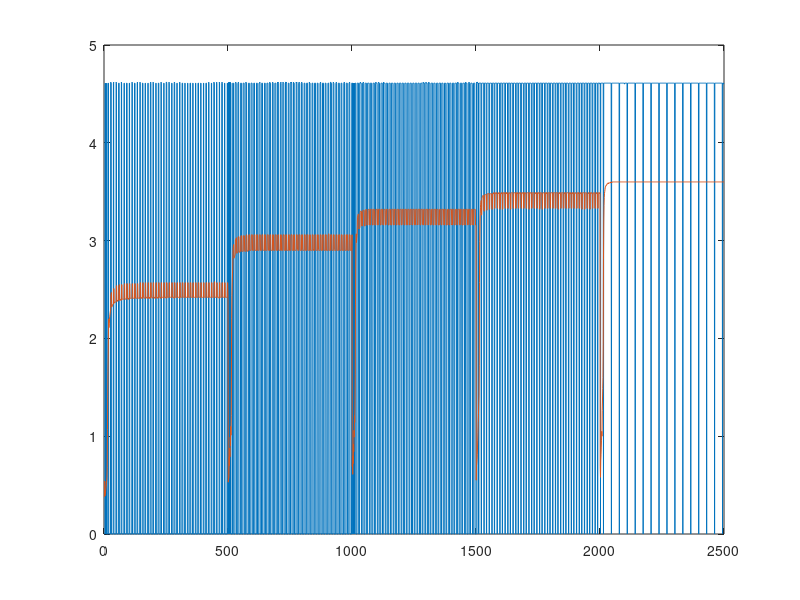

This chart was generated by the following MATLAB code:
v_in = [0.00
0.00
0.00
0.00
4.61
0.00
4.61
0.00
0.00
0.00
4.61
0.00
0.00
0.00
0.00
0.00
4.61
4.61
0.00
0.00
0.00
0.00
0.00
0.00
0.00
0.00
4.62
4.61
4.61
0.00
0.00
0.00
0.00
0.00
0.00
0.00
0.00
4.61
4.62
0.00
0.00
0.00
0.00
0.00
0.00
0.00
0.00
0.00
4.62
4.61
0.00
0.00
0.00
0.00
0.00
0.00
0.00
0.00
4.61
4.61
4.61
0.00
0.00
0.00
0.00
0.00
0.00
0.00
0.00
4.62
4.61
0.00
0.00
0.00
0.00
0.00
0.00
0.00
0.00
0.00
4.61
4.61
0.00
0.00
0.00
0.00
0.00
0.00
0.00
0.00
4.61
4.61
4.61
0.00
0.00
0.00
0.00
0.00
0.00
0.00
0.00
4.61
4.61
0.00
0.00
0.00
0.00
0.00
0.00
0.00
0.00
0.00
4.62
4.61
0.00
0.00
0.00
0.00
0.00
0.00
0.00
0.00
4.61
4.61
4.61
0.00
0.00
0.00
0.00
0.00
0.00
0.00
0.00
4.61
4.62
0.00
0.00
0.00
0.00
0.00
0.00
0.00
0.00
0.00
4.62
4.61
0.00
0.00
0.00
0.00
0.00
0.00
0.00
0.00
4.61
4.61
4.61
0.00
0.00
0.00
0.00
0.00
0.00
0.00
0.00
4.61
4.61
0.00
0.00
0.00
0.00
0.00
0.00
0.00
0.00
0.00
4.61
4.61
0.00
0.00
0.00
0.00
0.00
0.00
0.00
0.00
4.61
4.62
4.61
0.00
0.00
0.00
0.00
0.00
0.00
0.00
0.00
4.62
4.61
0.00
0.00
0.00
0.00
0.00
0.00
0.00
0.00
0.00
4.61
4.61
0.00
0.00
0.00
0.00
0.00
0.00
0.00
0.00
4.61
4.61
4.61
0.00
0.00
0.00
0.00
0.00
0.00
0.00
0.00
4.62
4.61
0.00
0.00
0.00
0.00
0.00
0.00
0.00
0.00
0.00
4.61
4.61
0.00
0.00
0.00
0.00
0.00
0.00
0.00
0.00
4.62
4.62
4.61
0.00
0.00
0.00
0.00
0.00
0.00
0.00
0.00
4.62
4.61
0.00
0.00
0.00
0.00
0.00
0.00
0.00
0.00
0.00
4.61
4.61
0.00
0.00
0.00
0.00
0.00
0.00
0.00
0.00
4.61
4.62
4.61
0.00
0.00
0.00
0.00
0.00
0.00
0.00
0.00
4.61
4.61
0.00
0.00
0.00
0.00
0.00
0.00
0.00
0.00
0.00
4.62
4.61
0.00
0.00
0.00
0.00
0.00
0.00
0.00
0.00
4.61
4.61
4.61
0.00
0.00
0.00
0.00
0.00
0.00
0.00
0.00
4.61
4.61
0.00
0.00
0.00
0.00
0.00
0.00
0.00
0.00
0.00
4.61
4.61
0.00
0.00
0.00
0.00
0.00
0.00
0.00
0.00
4.61
4.61
4.61
0.00
0.00
0.00
0.00
0.00
0.00
0.00
0.00
4.61
4.61
0.00
0.00
0.00
0.00
0.00
0.00
0.00
0.00
0.00
4.61
4.61
0.00
0.00
0.00
0.00
0.00
0.00
0.00
0.00
4.61
4.61
4.61
0.00
0.00
0.00
0.00
0.00
0.00
0.00
0.00
4.61
4.61
0.00
0.00
0.00
0.00
0.00
0.00
0.00
0.00
0.00
4.61
4.61
0.00
0.00
0.00
0.00
0.00
0.00
0.00
0.00
4.61
4.61
4.61
0.00
0.00
0.00
0.00
0.00
0.00
0.00
0.00
4.62
4.61
0.00
0.00
0.00
0.00
0.00
0.00
0.00
0.00
0.00
4.61
4.61
0.00
0.00
0.00
0.00
0.00
0.00
0.00
0.00
4.62
4.61
4.61
0.00
0.00
0.00
0.00
0.00
0.00
0.00
0.00
4.62
4.61
0.00
0.00
0.00
0.00
0.00
0.00
0.00
0.00
0.00
4.62
4.61
0.00
0.00
0.00
0.00
0.00
0.00
0.00
0.00
4.61
4.62
4.61
0.00
0.00
0.00
0.00
0.00
0.00
0.00
0.00
4.61
4.61
0.00
0.00
0.00
0.00
0.00
0.00
0.00
0.00
0.00
4.61
4.61
0.00
0.00
4.61
0.00
4.62
0.00
4.62
0.00
4.62
0.00
4.62
0.00
4.61
0.00
0.00
0.00
0.00
0.00
0.00
0.00
4.61
4.61
4.61
4.61
0.00
0.00
0.00
0.00
0.00
0.00
4.61
4.61
4.62
4.61
4.61
0.00
0.00
0.00
0.00
0.00
0.00
4.61
4.61
4.62
4.61
0.00
0.00
0.00
0.00
0.00
0.00
0.00
4.61
4.61
4.61
4.61
0.00
0.00
0.00
0.00
0.00
0.00
4.61
4.61
4.61
4.61
4.61
0.00
0.00
0.00
0.00
0.00
0.00
4.62
4.61
4.61
4.61
0.00
0.00
0.00
0.00
0.00
0.00
0.00
4.61
4.61
4.61
4.61
0.00
0.00
0.00
0.00
0.00
0.00
4.61
4.61
4.61
4.61
4.61
0.00
0.00
0.00
0.00
0.00
0.00
4.61
4.61
4.61
4.61
0.00
0.00
0.00
0.00
0.00
0.00
0.00
4.61
4.61
4.61
4.61
0.00
0.00
0.00
0.00
0.00
0.00
4.61
4.61
4.61
4.62
4.61
0.00
0.00
0.00
0.00
0.00
0.00
4.61
4.61
4.61
4.61
0.00
0.00
0.00
0.00
0.00
0.00
0.00
4.61
4.61
4.61
4.61
0.00
0.00
0.00
0.00
0.00
0.00
4.61
4.61
4.61
4.61
4.61
0.00
0.00
0.00
0.00
0.00
0.00
4.62
4.61
4.61
4.61
0.00
0.00
0.00
0.00
0.00
0.00
0.00
4.61
4.62
4.61
4.61
0.00
0.00
0.00
0.00
0.00
0.00
4.61
4.61
4.61
4.61
4.61
0.00
0.00
0.00
0.00
0.00
0.00
4.62
4.61
4.62
4.61
0.00
0.00
0.00
0.00
0.00
0.00
0.00
4.61
4.61
4.62
4.61
0.00
0.00
0.00
0.00
0.00
0.00
4.61
4.62
4.61
4.61
4.61
0.00
0.00
0.00
0.00
0.00
0.00
4.62
4.62
4.61
4.62
0.00
0.00
0.00
0.00
0.00
0.00
0.00
4.61
4.61
4.61
4.61
0.00
0.00
0.00
0.00
0.00
0.00
4.62
4.61
4.61
4.62
4.61
0.00
0.00
0.00
0.00
0.00
0.00
4.62
4.61
4.61
4.61
0.00
0.00
0.00
0.00
0.00
0.00
0.00
4.62
4.61
4.62
4.61
0.00
0.00
0.00
0.00
0.00
0.00
4.61
4.61
4.62
4.61
4.61
0.00
0.00
0.00
0.00
0.00
0.00
4.61
4.62
4.61
4.61
0.00
0.00
0.00
0.00
0.00
0.00
0.00
4.61
4.61
4.61
4.61
0.00
0.00
0.00
0.00
0.00
0.00
4.61
4.61
4.61
4.61
4.61
0.00
0.00
0.00
0.00
0.00
0.00
4.62
4.61
4.61
4.61
0.00
0.00
0.00
0.00
0.00
0.00
0.00
4.61
4.61
4.61
4.61
0.00
0.00
0.00
0.00
0.00
0.00
4.61
4.61
4.61
4.61
4.61
0.00
0.00
0.00
0.00
0.00
0.00
4.61
4.61
4.61
4.61
0.00
0.00
0.00
0.00
0.00
0.00
0.00
4.61
4.61
4.62
4.61
0.00
0.00
0.00
0.00
0.00
0.00
4.61
4.61
4.61
4.61
4.61
0.00
0.00
0.00
0.00
0.00
0.00
4.61
4.61
4.61
4.61
0.00
0.00
0.00
0.00
0.00
0.00
0.00
4.61
4.61
4.61
4.61
0.00
0.00
0.00
0.00
0.00
0.00
4.62
4.62
4.61
4.61
4.61
0.00
0.00
0.00
0.00
0.00
0.00
4.61
4.62
4.61
4.61
0.00
0.00
0.00
0.00
0.00
0.00
0.00
4.61
4.61
4.62
4.61
0.00
0.00
0.00
0.00
0.00
0.00
4.61
4.61
4.61
4.61
4.61
0.00
0.00
0.00
0.00
0.00
0.00
4.61
4.61
4.61
4.61
0.00
0.00
0.00
0.00
0.00
0.00
0.00
4.61
4.61
4.62
4.61
0.00
0.00
0.00
0.00
0.00
0.00
4.61
4.61
4.61
4.61
4.61
0.00
0.00
0.00
0.00
0.00
0.00
4.61
4.61
4.62
4.61
0.00
0.00
0.00
0.00
0.00
0.00
0.00
4.61
4.61
4.61
4.61
0.00
4.61
0.00
4.61
0.00
4.61
0.00
4.61
0.00
4.61
4.61
4.61
4.61
0.00
0.00
0.00
0.00
0.00
4.61
4.61
4.61
4.61
4.61
4.61
0.00
0.00
0.00
0.00
4.61
4.61
4.61
4.62
4.61
4.61
4.61
0.00
0.00
0.00
0.00
4.61
4.61
4.61
4.61
4.62
4.61
0.00
0.00
0.00
0.00
0.00
4.61
4.61
4.61
4.61
4.61
4.61
0.00
0.00
0.00
0.00
4.61
4.61
4.61
4.61
4.61
4.61
4.61
0.00
0.00
0.00
0.00
4.61
4.61
4.61
4.61
4.61
4.61
0.00
0.00
0.00
0.00
0.00
4.61
4.61
4.61
4.61
4.61
4.61
0.00
0.00
0.00
0.00
4.61
4.62
4.61
4.61
4.61
4.61
4.60
0.00
0.00
0.00
0.00
4.61
4.62
4.61
4.61
4.61
4.61
0.00
0.00
0.00
0.00
0.00
4.61
4.61
4.61
4.61
4.61
4.61
0.00
0.00
0.00
0.00
4.62
4.61
4.61
4.61
4.61
4.61
4.61
0.00
0.00
0.00
0.00
4.61
4.61
4.61
4.61
4.61
4.61
0.00
0.00
0.00
0.00
0.00
4.61
4.61
4.61
4.61
4.61
4.61
0.00
0.00
0.00
0.00
4.61
4.61
4.61
4.61
4.61
4.61
4.60
0.00
0.00
0.00
0.00
4.61
4.61
4.61
4.61
4.61
4.61
0.00
0.00
0.00
0.00
0.00
4.61
4.61
4.61
4.61
4.61
4.61
0.00
0.00
0.00
0.00
4.61
4.61
4.61
4.61
4.61
4.61
4.61
0.00
0.00
0.00
0.00
4.61
4.61
4.61
4.61
4.61
4.61
0.00
0.00
0.00
0.00
0.00
4.61
4.61
4.61
4.61
4.61
4.61
0.00
0.00
0.00
0.00
4.61
4.61
4.61
4.61
4.61
4.61
4.61
0.00
0.00
0.00
0.00
4.61
4.61
4.61
4.61
4.61
4.61
0.00
0.00
0.00
0.00
0.00
4.61
4.61
4.61
4.61
4.61
4.61
0.00
0.00
0.00
0.00
4.61
4.61
4.61
4.61
4.61
4.61
4.61
0.00
0.00
0.00
0.00
4.61
4.61
4.61
4.61
4.61
4.61
0.00
0.00
0.00
0.00
0.00
4.61
4.61
4.61
4.61
4.61
4.61
0.00
0.00
0.00
0.00
4.62
4.61
4.61
4.61
4.61
4.61
4.61
0.00
0.00
0.00
0.00
4.62
4.61
4.61
4.61
4.61
4.61
0.00
0.00
0.00
0.00
0.00
4.62
4.61
4.61
4.61
4.61
4.61
0.00
0.00
0.00
0.00
4.61
4.61
4.61
4.61
4.61
4.61
4.61
0.00
0.00
0.00
0.00
4.61
4.61
4.61
4.61
4.61
4.61
0.00
0.00
0.00
0.00
0.00
4.61
4.61
4.61
4.61
4.61
4.61
0.00
0.00
0.00
0.00
4.61
4.61
4.61
4.61
4.61
4.61
4.61
0.00
0.00
0.00
0.00
4.61
4.61
4.61
4.61
4.61
4.61
0.00
0.00
0.00
0.00
0.00
4.61
4.61
4.61
4.61
4.61
4.60
0.00
0.00
0.00
0.00
4.61
4.61
4.61
4.61
4.61
4.61
4.61
0.00
0.00
0.00
0.00
4.61
4.61
4.61
4.61
4.61
4.61
0.00
0.00
0.00
0.00
0.00
4.61
4.61
4.61
4.61
4.61
4.61
0.00
0.00
0.00
0.00
4.61
4.61
4.61
4.61
4.61
4.61
4.61
0.00
0.00
0.00
0.00
4.62
4.61
4.61
4.61
4.61
4.61
0.00
0.00
0.00
0.00
0.00
4.61
4.61
4.61
4.61
4.61
4.61
0.00
0.00
0.00
0.00
4.61
4.61
4.61
4.61
4.61
4.61
4.61
0.00
0.00
0.00
0.00
4.62
4.61
4.61
4.61
4.61
4.61
0.00
0.00
0.00
0.00
0.00
4.61
4.61
4.61
4.62
4.61
4.61
0.00
0.00
0.00
0.00
4.61
4.61
4.61
4.61
4.61
4.61
4.60
0.00
0.00
0.00
0.00
4.61
4.61
4.61
4.61
4.61
4.61
0.00
0.00
0.00
0.00
0.00
0.00
4.61
4.62
4.61
4.62
4.62
4.61
4.61
0.00
4.61
0.00
4.61
4.61
4.61
4.61
4.61
4.61
4.61
4.61
4.61
0.00
0.00
4.61
4.61
4.61
4.61
4.61
4.61
4.61
4.61
4.61
0.00
0.00
4.61
4.61
4.61
4.61
4.61
4.61
4.61
4.61
0.00
0.00
4.61
4.61
4.61
4.61
4.61
4.61
4.61
4.61
4.60
0.00
0.00
4.61
4.61
4.61
4.61
4.61
4.61
4.61
4.61
4.60
0.00
0.00
4.61
4.61
4.61
4.61
4.61
4.61
4.61
4.61
0.00
0.00
4.61
4.61
4.61
4.61
4.61
4.61
4.61
4.61
4.61
0.00
0.00
4.61
4.61
4.61
4.61
4.61
4.61
4.61
4.61
4.60
0.00
0.00
4.61
4.61
4.61
4.61
4.61
4.61
4.61
4.61
0.00
0.00
4.61
4.61
4.61
4.61
4.61
4.61
4.61
4.61
4.61
0.00
0.00
4.61
4.61
4.61
4.61
4.61
4.61
4.61
4.61
4.61
0.00
0.00
4.61
4.61
4.61
4.61
4.61
4.61
4.61
4.61
0.00
0.00
4.61
4.61
4.61
4.61
4.61
4.61
4.61
4.61
4.60
0.00
0.00
4.61
4.61
4.61
4.61
4.61
4.61
4.61
4.61
4.60
0.00
0.00
4.61
4.61
4.61
4.61
4.61
4.61
4.61
4.61
0.00
0.00
4.61
4.61
4.61
4.61
4.61
4.61
4.61
4.61
4.60
0.00
0.00
4.61
4.61
4.61
4.61
4.61
4.61
4.61
4.61
4.60
0.00
0.00
4.61
4.61
4.61
4.61
4.61
4.61
4.61
4.61
0.00
0.00
4.61
4.61
4.61
4.61
4.61
4.61
4.61
4.61
4.61
0.00
0.00
4.61
4.61
4.61
4.61
4.61
4.61
4.61
4.61
4.60
0.00
0.00
4.61
4.61
4.61
4.61
4.61
4.61
4.61
4.61
0.00
0.00
4.61
4.61
4.61
4.61
4.61
4.61
4.61
4.61
4.61
0.00
0.00
4.61
4.61
4.61
4.61
4.61
4.61
4.61
4.61
4.61
0.00
0.00
4.61
4.61
4.61
4.61
4.61
4.61
4.61
4.61
0.00
0.00
4.61
4.61
4.61
4.61
4.61
4.61
4.61
4.61
4.61
0.00
0.00
4.61
4.61
4.61
4.61
4.61
4.61
4.61
4.61
4.61
0.00
0.00
4.61
4.61
4.61
4.61
4.61
4.61
4.61
4.61
0.00
0.00
4.61
4.61
4.61
4.61
4.61
4.61
4.61
4.61
4.60
0.00
0.00
4.61
4.61
4.61
4.61
4.61
4.61
4.61
4.61
4.61
0.00
0.00
4.61
4.61
4.61
4.61
4.61
4.61
4.61
4.61
0.00
0.00
4.61
4.61
4.61
4.61
4.61
4.61
4.61
4.61
4.61
0.00
0.00
4.61
4.61
4.61
4.61
4.61
4.61
4.61
4.61
4.61
0.00
0.00
4.61
4.61
4.61
4.61
4.61
4.61
4.61
4.61
0.00
0.00
4.61
4.61
4.61
4.61
4.61
4.61
4.61
4.61
4.60
0.00
0.00
4.61
4.61
4.61
4.61
4.61
4.61
4.61
4.61
4.60
0.00
0.00
4.61
4.61
4.61
4.61
4.61
4.61
4.61
4.61
0.00
0.00
4.61
4.61
4.61
4.61
4.61
4.61
4.61
4.61
4.60
0.00
0.00
4.61
4.61
4.61
4.61
4.61
4.61
4.61
4.61
4.61
0.00
0.00
4.61
4.61
4.61
4.61
4.61
4.61
4.61
4.61
0.00
0.00
4.61
4.61
4.61
4.61
4.61
4.61
4.61
4.61
4.61
0.00
0.00
4.61
4.61
4.61
4.61
4.61
4.61
4.61
4.61
4.61
0.00
0.00
4.61
4.61
4.61
4.61
4.61
4.61
4.61
4.61
0.00
0.00
4.61
4.61
4.61
4.61
4.61
4.61
4.61
4.61
4.61
0.00
0.00
4.61
4.61
4.61
4.61
4.61
4.61
4.61
4.61
4.60
0.00
0.00
4.61
4.61
4.61
4.61
4.61
4.61
4.61
4.61
0.00
0.00
4.61
4.61
4.61
4.61
4.61
4.61
4.61
4.61
4.60
4.61
0.00
4.61
4.61
4.61
4.61
4.61
4.61
4.61
4.61
4.61
4.61
4.61
0.00
4.61
4.61
4.61
4.61
4.61
4.61
4.61
4.61
4.61
4.61
4.61
4.61
4.61
4.61
4.61
4.61
4.61
4.61
4.61
4.61
4.61
4.61
4.61
4.61
4.61
4.61
4.61
4.61
4.61
4.61
4.61
0.00
4.61
4.61
4.61
4.61
4.61
4.61
4.61
4.61
4.61
4.61
4.61
4.61
4.61
4.61
4.61
4.61
4.61
4.61
4.61
4.61
4.61
4.61
4.61
4.61
4.61
4.61
4.61
4.61
4.61
4.61
4.61
0.00
4.61
4.61
4.61
4.61
4.61
4.61
4.61
4.61
4.61
4.61
4.61
4.61
4.61
4.61
4.61
4.61
4.61
4.61
4.61
4.61
4.60
4.61
4.61
4.61
4.61
4.61
4.61
4.61
4.61
4.61
4.61
0.00
4.61
4.61
4.61
4.61
4.61
4.61
4.61
4.61
4.61
4.61
4.61
4.61
4.61
4.61
4.61
4.61
4.61
4.61
4.61
4.61
4.61
4.61
4.61
4.61
4.61
4.61
4.61
4.61
4.61
4.61
4.61
0.00
4.61
4.61
4.61
4.61
4.61
4.61
4.61
4.61
4.61
4.61
4.61
4.61
4.61
4.61
4.61
4.61
4.61
4.61
4.61
4.61
4.61
4.61
4.61
4.61
4.61
4.61
4.61
4.61
4.61
4.61
4.61
0.00
4.61
4.61
4.61
4.61
4.61
4.61
4.61
4.61
4.61
4.61
4.61
4.61
4.61
4.61
4.61
4.61
4.61
4.61
4.61
4.61
4.61
4.61
4.61
4.61
4.61
4.61
4.61
4.61
4.61
4.61
4.61
0.00
4.61
4.61
4.61
4.61
4.61
4.61
4.61
4.61
4.61
4.61
4.61
4.61
4.61
4.61
4.61
4.61
4.61
4.61
4.61
4.61
4.61
4.61
4.61
4.61
4.61
4.61
4.61
4.61
4.61
4.61
4.61
0.00
4.61
4.61
4.61
4.61
4.61
4.61
4.61
4.61
4.61
4.61
4.61
4.61
4.61
4.61
4.61
4.61
4.61
4.61
4.61
4.61
4.61
4.61
4.61
4.61
4.61
4.61
4.61
4.61
4.61
4.61
4.61
0.00
4.61
4.61
4.61
4.61
4.61
4.61
4.61
4.61
4.61
4.61
4.61
4.61
4.61
4.61
4.61
4.61
4.61
4.61
4.61
4.61
4.61
4.61
4.61
4.61
4.61
4.61
4.61
4.61
4.61
4.61
4.61
0.00
4.61
4.61
4.61
4.61
4.61
4.61
4.61
4.61
4.61
4.61
4.61
4.61
4.61
4.61
4.61
4.61
4.61
4.61
4.61
4.61
4.61
4.61
4.61
4.61
4.61
4.61
4.61
4.61
4.61
4.61
4.61
0.00
4.61
4.61
4.61
4.61
4.61
4.61
4.61
4.61
4.61
4.61
4.61
4.61
4.61
4.61
4.61
4.61
4.61
4.61
4.61
4.61
4.61
4.61
4.61
4.61
4.61
4.61
4.61
4.61
4.61
4.61
4.61
0.00
4.61
4.61
4.61
4.61
4.61
4.61
4.61
4.61
4.61
4.61
4.61
4.61
4.61
4.61
4.61
4.61
4.61
4.61
4.61
4.61
4.61
4.61
4.61
4.61
4.61
4.61
4.61
4.61
4.61
4.61
4.61
0.00
4.61
4.61
4.61
4.61
4.61
4.61
4.61
4.61
4.61
4.61
4.61
4.61
4.61
4.61
4.61
4.61
4.61
4.61
4.61
4.61
4.61
4.61
4.61
4.61
4.61
4.61
4.61
4.61
4.61
4.61
4.61
0.00
4.61
4.61
4.61
4.61
4.61
4.61
4.61
4.61
4.61
4.61
4.61
4.61
4.61
4.61
4.61
4.61
4.61
4.61
4.61
4.61
4.61
4.61
4.61
4.61
4.61
4.61
4.61
4.61
4.61
4.61
4.61
0.00
4.61
4.61
4.61
4.61
4.61
4.61
4.61
4.61
4.61
4.61
4.61
4.61
4.61
4.61
4.61
4.61
4.61
4.61
4.61
4.61
4.61
4.61
4.61
4.61
4.61
4.61
4.61
4.61
4.61
4.61
4.61
0.00
4.61
4.61
4.61
4.60
4.61
4.61
];


v =[0.38
0.38
0.54
0.39
0.41
0.42
0.45
0.47
0.49
0.52
0.55
0.58
0.68
1.07
1.41
1.66
1.83
2.11
2.20
2.11
2.15
2.19
2.22
2.24
2.26
2.28
2.29
2.45
2.46
2.47
2.32
2.33
2.33
2.34
2.34
2.35
2.35
2.35
2.51
2.51
2.36
2.37
2.37
2.37
2.37
2.37
2.37
2.37
2.38
2.53
2.54
2.38
2.38
2.39
2.38
2.39
2.39
2.39
2.39
2.54
2.54
2.55
2.39
2.40
2.39
2.39
2.40
2.40
2.39
2.39
2.55
2.55
2.40
2.40
2.40
2.40
2.40
2.40
2.40
2.40
2.40
2.55
2.56
2.41
2.40
2.40
2.40
2.40
2.40
2.41
2.41
2.56
2.56
2.56
2.41
2.40
2.41
2.40
2.41
2.41
2.40
2.41
2.56
2.56
2.41
2.41
2.41
2.41
2.41
2.41
2.41
2.41
2.41
2.56
2.56
2.41
2.41
2.41
2.41
2.41
2.41
2.41
2.41
2.56
2.56
2.56
2.41
2.41
2.41
2.41
2.41
2.41
2.41
2.41
2.56
2.56
2.42
2.41
2.41
2.41
2.41
2.41
2.41
2.42
2.41
2.57
2.57
2.42
2.41
2.41
2.41
2.41
2.42
2.41
2.41
2.56
2.57
2.57
2.42
2.42
2.42
2.41
2.41
2.41
2.41
2.41
2.56
2.57
2.42
2.42
2.42
2.42
2.41
2.42
2.41
2.41
2.41
2.57
2.57
2.42
2.41
2.42
2.41
2.42
2.41
2.42
2.41
2.56
2.57
2.57
2.42
2.42
2.42
2.42
2.42
2.41
2.41
2.42
2.57
2.57
2.42
2.42
2.42
2.41
2.42
2.42
2.42
2.41
2.41
2.57
2.57
2.42
2.42
2.42
2.41
2.42
2.42
2.42
2.41
2.56
2.57
2.57
2.42
2.42
2.42
2.42
2.42
2.41
2.42
2.41
2.57
2.57
2.42
2.42
2.42
2.42
2.42
2.42
2.42
2.41
2.42
2.57
2.57
2.42
2.42
2.42
2.42
2.42
2.42
2.42
2.41
2.57
2.57
2.57
2.42
2.42
2.42
2.42
2.42
2.42
2.42
2.42
2.57
2.57
2.42
2.42
2.42
2.42
2.42
2.42
2.42
2.42
2.42
2.57
2.57
2.42
2.42
2.42
2.42
2.42
2.42
2.42
2.41
2.57
2.57
2.57
2.42
2.42
2.42
2.42
2.42
2.42
2.42
2.42
2.57
2.57
2.42
2.42
2.42
2.42
2.42
2.42
2.42
2.42
2.41
2.57
2.57
2.42
2.42
2.42
2.42
2.42
2.42
2.42
2.42
2.57
2.57
2.57
2.42
2.42
2.42
2.42
2.42
2.42
2.42
2.42
2.57
2.57
2.42
2.42
2.42
2.42
2.42
2.42
2.42
2.42
2.42
2.57
2.57
2.42
2.42
2.42
2.42
2.42
2.42
2.42
2.42
2.57
2.57
2.57
2.42
2.42
2.42
2.42
2.42
2.42
2.42
2.42
2.57
2.57
2.42
2.42
2.42
2.42
2.42
2.42
2.42
2.42
2.42
2.57
2.57
2.42
2.42
2.42
2.42
2.42
2.42
2.42
2.42
2.57
2.57
2.57
2.42
2.42
2.42
2.42
2.42
2.42
2.42
2.42
2.57
2.57
2.42
2.42
2.42
2.42
2.42
2.42
2.42
2.42
2.42
2.57
2.57
2.42
2.42
2.42
2.42
2.42
2.42
2.42
2.42
2.57
2.57
2.57
2.42
2.42
2.42
2.42
2.42
2.42
2.42
2.42
2.57
2.57
2.42
2.42
2.42
2.42
2.42
2.42
2.42
2.42
2.42
2.57
2.57
2.42
2.42
2.42
2.42
2.42
2.42
2.42
2.42
2.57
2.57
2.58
2.42
2.42
2.42
2.42
2.42
2.42
2.42
2.42
2.57
2.57
2.42
2.42
2.42
2.42
2.42
2.42
2.42
2.42
2.41
2.57
2.57
2.42
2.42
2.42
2.42
2.42
2.42
2.42
2.42
2.57
2.57
2.57
2.42
2.42
2.42
2.42
2.42
2.42
2.42
2.42
2.57
2.57
2.42
2.42
2.42
2.42
2.42
2.42
2.42
2.42
2.42
2.57
2.57
2.42
0.53
0.56
0.57
0.61
0.79
0.70
0.88
0.79
0.99
0.90
1.10
1.01
1.21
1.81
2.20
2.44
2.57
2.66
2.71
2.90
2.93
2.95
2.96
2.82
2.83
2.84
2.84
2.85
2.86
3.01
3.01
3.02
3.02
3.03
2.88
2.87
2.88
2.88
2.88
2.88
3.04
3.04
3.04
3.04
2.89
2.88
2.88
2.89
2.89
2.89
2.89
3.05
3.05
3.05
3.05
2.89
2.89
2.89
2.89
2.89
2.89
3.05
3.05
3.05
3.05
3.05
2.90
2.89
2.89
2.89
2.89
2.89
3.05
3.06
3.06
3.05
2.90
2.89
2.89
2.90
2.90
2.90
2.90
3.06
3.06
3.06
3.06
2.90
2.90
2.90
2.90
2.90
2.90
3.05
3.06
3.06
3.06
3.06
2.90
2.90
2.90
2.90
2.90
2.90
3.06
3.06
3.06
3.06
2.90
2.90
2.90
2.90
2.90
2.90
2.90
3.06
3.06
3.06
3.06
2.90
2.90
2.90
2.90
2.90
2.90
3.05
3.06
3.06
3.06
3.06
2.90
2.90
2.90
2.90
2.90
2.90
3.06
3.06
3.06
3.06
2.91
2.90
2.90
2.90
2.90
2.90
2.90
3.06
3.06
3.06
3.06
2.90
2.90
2.90
2.90
2.90
2.90
3.05
3.06
3.06
3.06
3.06
2.90
2.90
2.90
2.90
2.90
2.90
3.06
3.06
3.06
3.06
2.90
2.90
2.90
2.90
2.90
2.90
2.90
3.06
3.06
3.06
3.06
2.90
2.90
2.90
2.90
2.90
2.90
3.05
3.06
3.06
3.06
3.06
2.90
2.90
2.90
2.90
2.90
2.90
3.06
3.06
3.06
3.06
2.91
2.90
2.90
2.90
2.90
2.90
2.90
3.06
3.06
3.06
3.06
2.90
2.90
2.90
2.90
2.90
2.90
3.05
3.06
3.06
3.06
3.06
2.90
2.90
2.90
2.90
2.90
2.90
3.06
3.06
3.06
3.06
2.90
2.90
2.90
2.90
2.90
2.90
2.90
3.06
3.06
3.06
3.06
2.90
2.90
2.90
2.90
2.90
2.90
3.06
3.06
3.06
3.06
3.06
2.90
2.90
2.90
2.90
2.90
2.90
3.06
3.06
3.06
3.06
2.90
2.90
2.90
2.90
2.90
2.90
2.91
3.06
3.06
3.06
3.06
2.91
2.90
2.90
2.90
2.90
2.90
3.06
3.06
3.06
3.06
3.06
2.90
2.90
2.90
2.90
2.90
2.90
3.06
3.06
3.06
3.06
2.91
2.90
2.90
2.90
2.90
2.90
2.90
3.06
3.06
3.06
3.06
2.90
2.90
2.90
2.90
2.90
2.90
3.06
3.06
3.06
3.06
3.06
2.90
2.90
2.90
2.90
2.90
2.90
3.06
3.06
3.06
3.06
2.90
2.90
2.90
2.90
2.90
2.90
2.90
3.06
3.06
3.06
3.06
2.90
2.91
2.90
2.90
2.90
2.90
3.05
3.06
3.06
3.06
3.06
2.90
2.90
2.90
2.90
2.90
2.90
3.06
3.06
3.06
3.06
2.91
2.90
2.90
2.90
2.90
2.90
2.90
3.06
3.06
3.06
3.06
2.90
2.90
2.90
2.90
2.90
2.90
3.06
3.06
3.06
3.06
3.06
2.90
2.90
2.90
2.90
2.90
2.90
3.06
3.06
3.06
3.06
2.90
2.90
2.90
2.90
2.90
2.90
2.90
3.06
3.06
3.07
3.06
2.90
2.90
2.90
2.90
2.90
2.90
3.06
3.06
3.06
3.06
3.06
2.90
2.90
2.90
2.90
2.90
2.90
3.06
3.06
3.06
3.06
2.91
2.90
2.90
2.90
2.90
2.90
2.90
3.06
3.06
3.06
3.06
2.90
2.90
2.90
2.90
2.90
2.90
3.06
3.06
3.06
3.06
3.06
2.90
2.90
2.90
2.90
2.90
2.90
3.06
3.06
3.06
3.06
2.90
2.90
2.90
2.90
2.90
2.90
2.90
3.06
3.06
3.06
3.06
2.90
2.90
2.90
2.90
2.90
2.90
3.06
3.06
3.06
3.06
3.06
2.90
2.90
2.90
2.90
2.90
2.90
3.06
3.06
3.06
3.06
2.90
2.90
2.90
2.90
2.90
2.90
2.90
3.06
0.69
0.72
0.61
0.80
0.72
0.92
0.84
1.06
0.99
1.21
1.14
1.37
1.63
2.35
2.76
2.97
3.07
2.98
3.02
3.05
3.07
3.24
3.25
3.26
3.27
3.27
3.27
3.12
3.13
3.13
3.13
3.14
3.29
3.30
3.30
3.30
3.30
3.30
3.15
3.15
3.15
3.15
3.30
3.31
3.31
3.31
3.31
3.31
3.31
3.15
3.15
3.15
3.15
3.31
3.31
3.31
3.32
3.31
3.31
3.16
3.16
3.16
3.16
3.16
3.31
3.32
3.32
3.32
3.32
3.31
3.16
3.16
3.16
3.16
3.32
3.32
3.32
3.32
3.32
3.32
3.32
3.16
3.16
3.16
3.16
3.32
3.32
3.32
3.32
3.32
3.31
3.16
3.16
3.16
3.16
3.16
3.32
3.32
3.32
3.32
3.32
3.32
3.16
3.16
3.16
3.16
3.32
3.32
3.32
3.32
3.32
3.32
3.32
3.16
3.16
3.16
3.16
3.32
3.32
3.32
3.32
3.32
3.32
3.17
3.16
3.16
3.16
3.17
3.32
3.32
3.32
3.32
3.32
3.31
3.16
3.16
3.16
3.17
3.32
3.32
3.32
3.32
3.32
3.32
3.31
3.16
3.16
3.16
3.16
3.32
3.32
3.32
3.32
3.32
3.32
3.16
3.16
3.16
3.16
3.16
3.32
3.32
3.32
3.32
3.32
3.32
3.17
3.16
3.16
3.16
3.32
3.32
3.32
3.32
3.32
3.32
3.32
3.16
3.16
3.16
3.16
3.32
3.32
3.32
3.32
3.32
3.32
3.17
3.16
3.16
3.16
3.16
3.32
3.32
3.32
3.32
3.32
3.32
3.16
3.16
3.16
3.17
3.32
3.32
3.32
3.32
3.32
3.32
3.32
3.16
3.16
3.16
3.16
3.32
3.32
3.32
3.32
3.32
3.32
3.17
3.16
3.16
3.16
3.17
3.32
3.32
3.32
3.32
3.32
3.32
3.16
3.17
3.16
3.16
3.32
3.32
3.32
3.32
3.32
3.32
3.32
3.16
3.16
3.16
3.17
3.32
3.32
3.32
3.32
3.32
3.32
3.17
3.16
3.16
3.16
3.17
3.32
3.32
3.32
3.32
3.32
3.32
3.16
3.17
3.16
3.17
3.32
3.32
3.32
3.32
3.32
3.32
3.32
3.16
3.16
3.16
3.16
3.32
3.32
3.32
3.32
3.32
3.32
3.17
3.17
3.16
3.16
3.16
3.32
3.32
3.32
3.32
3.32
3.32
3.16
3.16
3.16
3.16
3.32
3.32
3.32
3.32
3.32
3.32
3.32
3.16
3.16
3.16
3.17
3.32
3.32
3.32
3.32
3.32
3.32
3.16
3.16
3.16
3.16
3.17
3.32
3.32
3.32
3.32
3.32
3.32
3.16
3.16
3.16
3.16
3.32
3.32
3.32
3.32
3.32
3.32
3.32
3.16
3.16
3.16
3.16
3.32
3.32
3.32
3.32
3.32
3.32
3.17
3.16
3.16
3.16
3.16
3.32
3.32
3.32
3.32
3.32
3.32
3.17
3.16
3.16
3.16
3.32
3.32
3.32
3.32
3.32
3.32
3.32
3.16
3.16
3.16
3.16
3.32
3.32
3.32
3.32
3.32
3.32
3.16
3.16
3.16
3.16
3.16
3.32
3.32
3.32
3.32
3.32
3.32
3.16
3.16
3.16
3.16
3.32
3.32
3.32
3.32
3.32
3.32
3.32
3.16
3.17
3.16
3.16
3.32
3.32
3.32
3.32
3.32
3.32
3.17
3.16
3.16
3.16
3.16
3.32
3.32
3.32
3.32
3.32
3.32
3.17
3.16
3.16
3.17
3.32
3.32
3.32
3.32
3.32
3.32
3.32
3.16
3.16
3.16
3.17
3.32
3.32
3.32
3.32
3.32
3.32
3.16
3.16
3.16
3.16
3.16
3.32
3.32
3.32
3.32
3.32
3.32
3.16
3.16
3.16
3.16
3.32
3.32
3.32
3.32
3.32
3.32
3.32
3.16
3.16
3.16
3.17
3.32
3.32
3.32
3.32
3.32
3.32
3.16
3.16
3.16
3.16
3.16
3.32
3.32
3.32
3.32
3.32
3.32
3.16
3.16
3.16
3.16
3.32
3.32
3.32
3.32
3.32
3.32
3.32
3.16
3.16
3.16
0.55
0.70
0.72
0.76
0.81
0.88
0.96
1.04
1.14
1.22
1.33
1.42
1.72
2.57
2.99
3.19
3.28
3.34
3.37
3.39
3.41
3.26
3.27
3.44
3.44
3.45
3.46
3.46
3.46
3.46
3.46
3.31
3.30
3.31
3.47
3.47
3.47
3.47
3.47
3.47
3.47
3.47
3.32
3.31
3.47
3.48
3.48
3.48
3.48
3.48
3.48
3.48
3.48
3.32
3.32
3.48
3.48
3.48
3.48
3.48
3.48
3.48
3.48
3.33
3.32
3.32
3.48
3.48
3.48
3.48
3.49
3.48
3.49
3.48
3.33
3.33
3.48
3.48
3.49
3.49
3.48
3.48
3.49
3.49
3.48
3.33
3.33
3.48
3.48
3.49
3.48
3.48
3.49
3.49
3.49
3.33
3.32
3.33
3.48
3.48
3.48
3.49
3.48
3.49
3.49
3.48
3.32
3.33
3.48
3.49
3.49
3.49
3.49
3.48
3.49
3.49
3.48
3.33
3.33
3.49
3.49
3.48
3.49
3.48
3.49
3.49
3.48
3.33
3.33
3.33
3.48
3.49
3.49
3.49
3.49
3.48
3.48
3.48
3.33
3.32
3.48
3.49
3.49
3.49
3.49
3.49
3.49
3.49
3.48
3.33
3.33
3.48
3.49
3.49
3.49
3.49
3.49
3.49
3.49
3.33
3.33
3.33
3.49
3.49
3.49
3.48
3.48
3.49
3.49
3.48
3.33
3.33
3.48
3.49
3.49
3.49
3.49
3.48
3.49
3.49
3.48
3.33
3.33
3.48
3.49
3.49
3.49
3.49
3.49
3.48
3.49
3.33
3.33
3.33
3.49
3.49
3.49
3.49
3.49
3.48
3.48
3.48
3.33
3.33
3.49
3.49
3.49
3.49
3.49
3.49
3.49
3.49
3.48
3.32
3.33
3.49
3.48
3.49
3.49
3.49
3.49
3.49
3.49
3.33
3.33
3.33
3.48
3.49
3.49
3.49
3.49
3.49
3.49
3.48
3.33
3.33
3.48
3.48
3.49
3.49
3.48
3.49
3.49
3.48
3.48
3.33
3.33
3.49
3.49
3.49
3.49
3.49
3.49
3.48
3.49
3.33
3.32
3.33
3.48
3.49
3.49
3.49
3.49
3.48
3.48
3.48
3.33
3.32
3.48
3.49
3.49
3.49
3.49
3.49
3.49
3.48
3.48
3.33
3.33
3.49
3.49
3.49
3.49
3.48
3.49
3.49
3.49
3.33
3.33
3.33
3.49
3.49
3.49
3.49
3.49
3.49
3.49
3.48
3.33
3.33
3.48
3.49
3.49
3.49
3.49
3.49
3.49
3.49
3.48
3.33
3.33
3.49
3.49
3.49
3.49
3.49
3.49
3.49
3.49
3.33
3.33
3.33
3.49
3.49
3.49
3.49
3.49
3.49
3.49
3.48
3.33
3.32
3.48
3.49
3.49
3.49
3.48
3.49
3.49
3.49
3.48
3.33
3.33
3.48
3.49
3.49
3.49
3.49
3.49
3.49
3.49
3.33
3.33
3.33
3.48
3.49
3.49
3.48
3.49
3.49
3.49
3.48
3.33
3.33
3.48
3.49
3.49
3.49
3.49
3.49
3.49
3.49
3.48
3.33
3.33
3.48
3.49
3.48
3.49
3.49
3.48
3.48
3.49
3.33
3.33
3.33
3.49
3.49
3.48
3.49
3.49
3.49
3.49
3.49
3.33
3.33
3.48
3.48
3.49
3.49
3.49
3.49
3.48
3.48
3.48
3.33
3.33
3.49
3.49
3.49
3.49
3.49
3.48
3.49
3.49
3.33
3.33
3.33
3.49
3.49
3.48
3.48
3.49
3.49
3.48
3.48
3.33
3.32
3.48
3.49
3.49
3.49
3.49
3.49
3.49
3.49
3.48
3.32
3.33
3.48
3.49
3.49
3.49
3.49
3.49
3.48
3.48
3.33
3.33
3.33
3.48
3.49
3.49
3.48
3.49
3.49
3.49
3.48
3.33
3.32
3.48
3.49
3.48
3.49
3.49
3.49
3.49
3.48
3.48
3.33
3.33
3.48
3.48
3.49
3.49
3.49
3.49
3.49
3.49
3.33
3.33
3.33
3.48
3.49
3.49
3.48
3.49
3.49
3.49
3.48
3.33
3.33
3.48
3.49
3.49
3.49
3.49
3.48
3.49
3.48
0.69
0.58
0.75
0.81
0.88
0.96
1.05
1.00
1.26
1.37
1.49
1.60
1.94
2.81
3.19
3.36
3.44
3.48
3.50
3.52
3.54
3.55
3.56
3.56
3.56
3.57
3.57
3.58
3.58
3.58
3.58
3.59
3.59
3.58
3.59
3.59
3.59
3.59
3.59
3.59
3.59
3.60
3.59
3.59
3.59
3.60
3.59
3.60
3.60
3.60
3.60
3.60
3.60
3.60
3.60
3.60
3.60
3.60
3.60
3.60
3.60
3.60
3.60
3.60
3.60
3.60
3.60
3.60
3.60
3.60
3.60
3.60
3.60
3.60
3.60
3.60
3.60
3.60
3.60
3.60
3.60
3.60
3.60
3.60
3.60
3.60
3.60
3.60
3.60
3.60
3.60
3.60
3.60
3.60
3.60
3.60
3.60
3.60
3.60
3.60
3.60
3.60
3.60
3.60
3.60
3.60
3.60
3.60
3.60
3.60
3.60
3.60
3.60
3.60
3.60
3.60
3.60
3.60
3.60
3.60
3.60
3.60
3.60
3.60
3.60
3.60
3.60
3.60
3.60
3.60
3.60
3.60
3.60
3.60
3.60
3.60
3.60
3.60
3.60
3.60
3.60
3.60
3.60
3.60
3.60
3.60
3.60
3.60
3.60
3.60
3.60
3.60
3.60
3.60
3.60
3.60
3.60
3.60
3.60
3.60
3.60
3.60
3.60
3.60
3.60
3.60
3.60
3.60
3.60
3.60
3.60
3.60
3.60
3.60
3.60
3.60
3.60
3.60
3.60
3.60
3.60
3.60
3.60
3.60
3.60
3.60
3.60
3.60
3.60
3.60
3.60
3.60
3.60
3.60
3.60
3.60
3.60
3.60
3.60
3.60
3.60
3.60
3.60
3.60
3.60
3.60
3.60
3.60
3.60
3.60
3.60
3.60
3.60
3.60
3.60
3.60
3.60
3.60
3.60
3.60
3.60
3.60
3.60
3.60
3.60
3.60
3.60
3.60
3.60
3.60
3.60
3.60
3.60
3.60
3.60
3.60
3.60
3.60
3.60
3.60
3.60
3.60
3.60
3.60
3.60
3.60
3.60
3.60
3.60
3.60
3.60
3.60
3.60
3.60
3.60
3.60
3.60
3.60
3.60
3.60
3.60
3.60
3.60
3.60
3.60
3.60
3.60
3.60
3.60
3.60
3.60
3.60
3.60
3.60
3.60
3.60
3.60
3.60
3.60
3.60
3.60
3.60
3.60
3.60
3.60
3.60
3.60
3.60
3.60
3.60
3.60
3.60
3.60
3.60
3.60
3.60
3.60
3.60
3.60
3.60
3.60
3.60
3.60
3.60
3.60
3.60
3.60
3.60
3.60
3.60
3.60
3.60
3.60
3.60
3.60
3.60
3.60
3.60
3.60
3.60
3.60
3.60
3.60
3.60
3.60
3.60
3.60
3.60
3.60
3.60
3.60
3.60
3.60
3.60
3.60
3.60
3.60
3.60
3.60
3.60
3.60
3.60
3.60
3.60
3.60
3.60
3.60
3.60
3.60
3.60
3.60
3.60
3.60
3.60
3.60
3.60
3.60
3.60
3.60
3.60
3.60
3.60
3.60
3.60
3.60
3.60
3.60
3.60
3.60
3.60
3.60
3.60
3.60
3.60
3.60
3.60
3.60
3.60
3.60
3.60
3.60
3.60
3.60
3.60
3.60
3.60
3.60
3.60
3.60
3.60
3.60
3.60
3.60
3.60
3.60
3.60
3.60
3.60
3.60
3.60
3.60
3.60
3.60
3.60
3.60
3.60
3.60
3.60
3.60
3.60
3.60
3.60
3.60
3.60
3.60
3.60
3.60
3.60
3.60
3.60
3.60
3.60
3.60
3.60
3.60
3.60
3.60
3.60
3.60
3.60
3.60
3.60
3.60
3.60
3.60
3.60
3.60
3.60
3.60
3.60
3.60
3.60
3.60
3.60
3.60
3.60
3.60
3.60
3.60
3.60
3.60
3.60
3.60
3.60
3.60
3.60
3.60
3.60
3.60
3.60
3.60
3.60
3.60
3.60
3.60
3.60
3.60
3.60
3.60
3.60
3.60
3.60
3.60
3.60
3.60
3.60
3.60
3.60
3.60
3.60
3.60
3.60
3.60
3.60
3.60
3.60
3.60
3.60
3.60
3.60
3.60
3.60
3.60
3.60
3.60
3.60
3.60
3.60
3.60
3.60
];




for i=1:1:2500
   x(i) = i; 
end
plot(x,v_in);
hold on;
plot(x,v);

